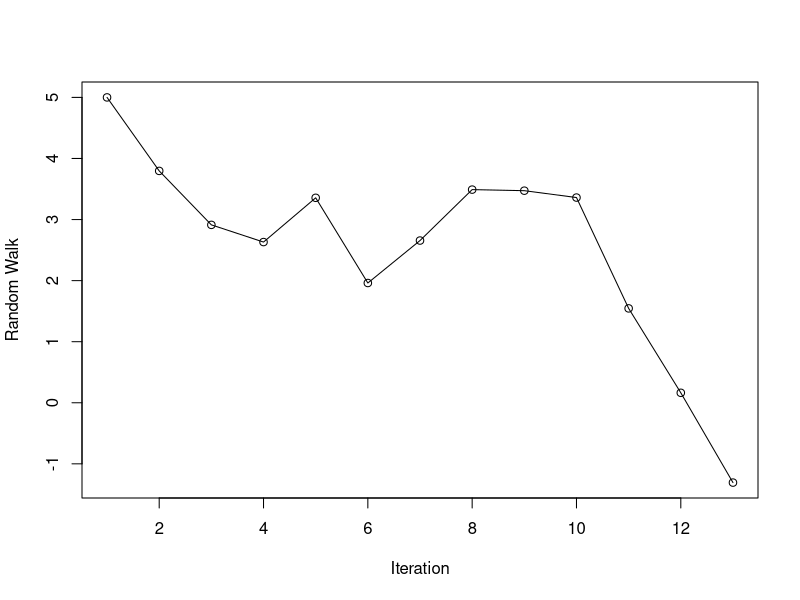
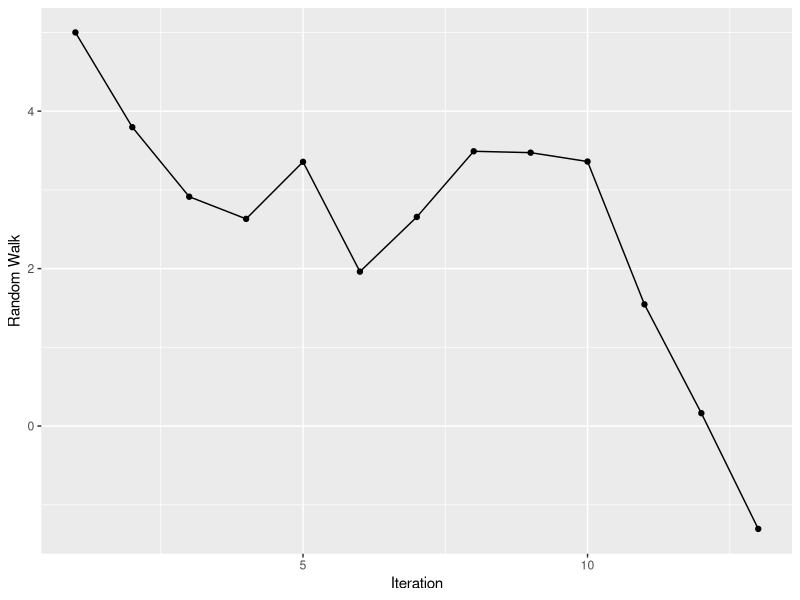

The R source for these figures, in order:
## ---- chunk 1
set.seed(1)

x.vals <- 5
i      <- 1
while(x.vals[i] > 0) {
  r      <- runif(1, min = -2, max = 1)
  x.vals <- c(x.vals, x.vals[i] + r)
  i      <- i+1
}
x.vals
## ---- chunk 2
plot(1:length(x.vals), x.vals, type = "o", xlab = "Iteration", ylab = "Random Walk")

library(ggplot2)

walk <- data.frame(iteration = 1:length(x.vals), value = x.vals)

ggplot(walk) +
  geom_line(mapping = aes(x = iteration, y = value)) +
  geom_point(mapping = aes(x = iteration, y = value)) +
  labs(x = "Iteration", y = "Random Walk")
## ---- chunk 3
random.walk <- function(x.start = 5, seed = NULL) {
  if (!is.null(seed)) set.seed(seed)
  x.vals <- x.start
  while (TRUE) {
    r <- runif(1, -2, 1)
    if (tail(x.vals + r, 1) <= 0) {
      break
    } else {
      x.vals <- c(x.vals, x.vals[length(x.vals)] + r)
    }  
  }
  return(list(x.vals = x.vals, num.steps = length(x.vals)))
}
random.walk(x.start = 5, seed = 3)$num.steps # Should print 8
random.walk(x.start = 10, seed = 7)$num.steps # Should print 14
